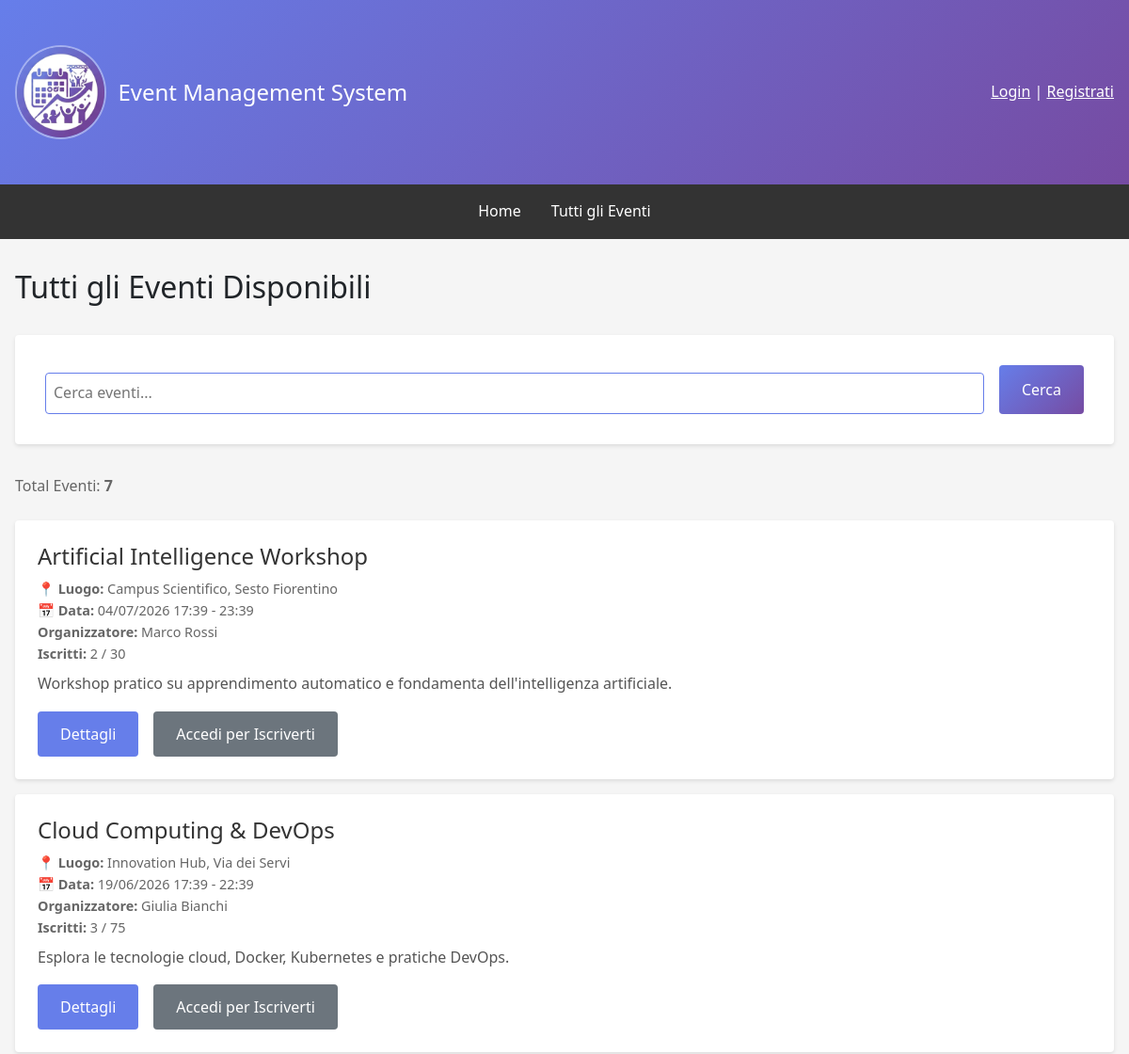
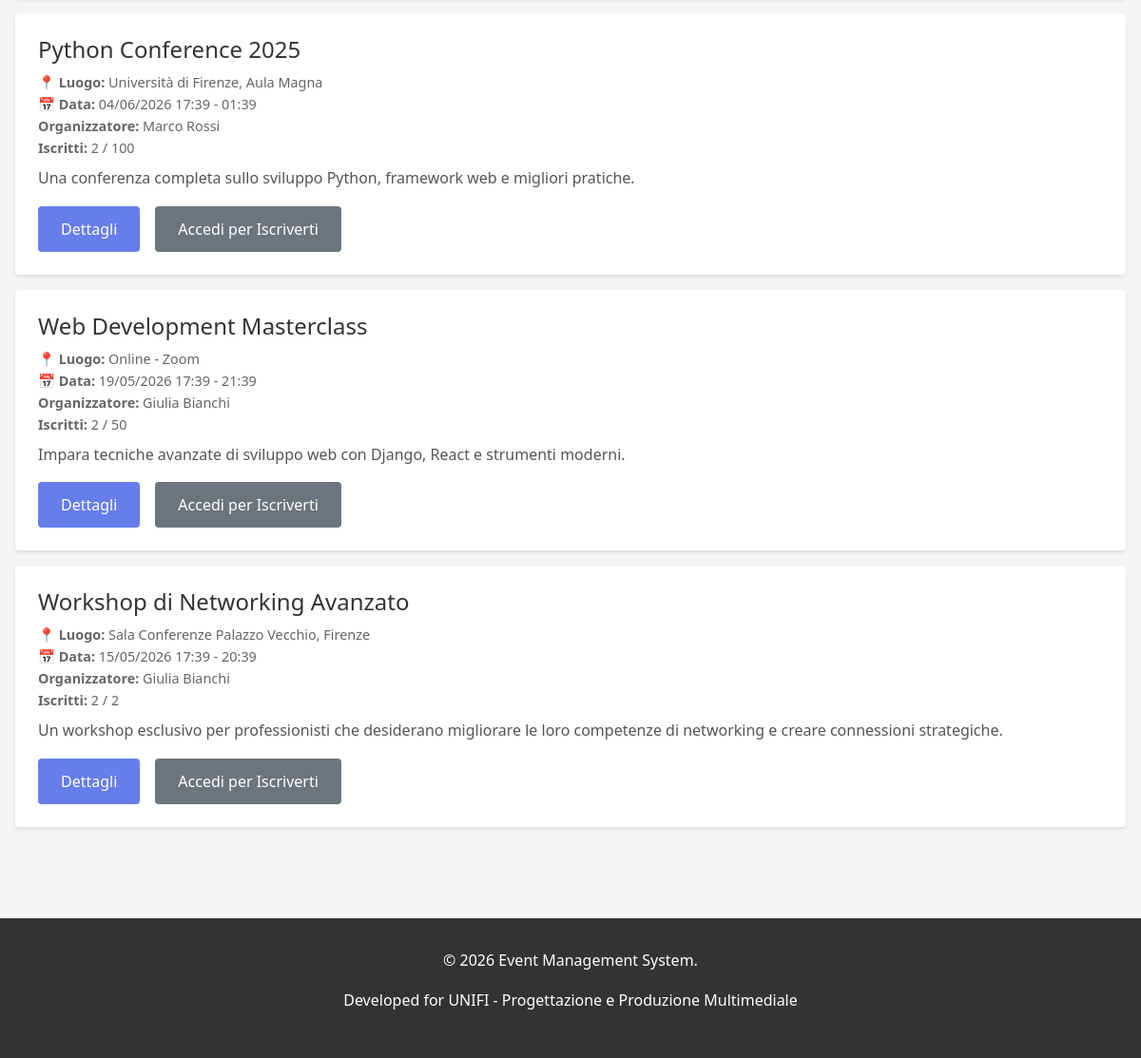
Page /events/ on the earlier database version (2 pictures, top to bottom).
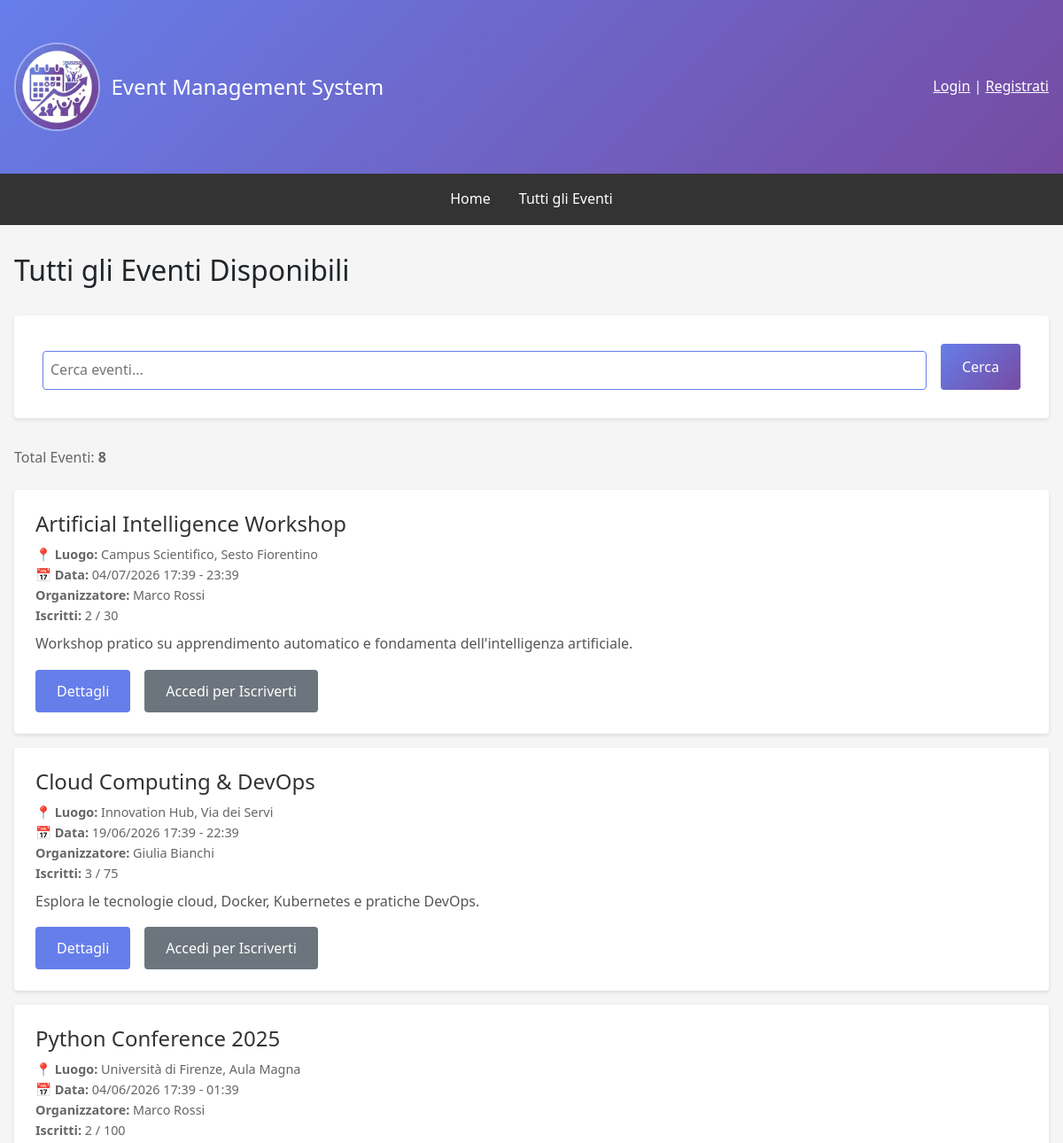
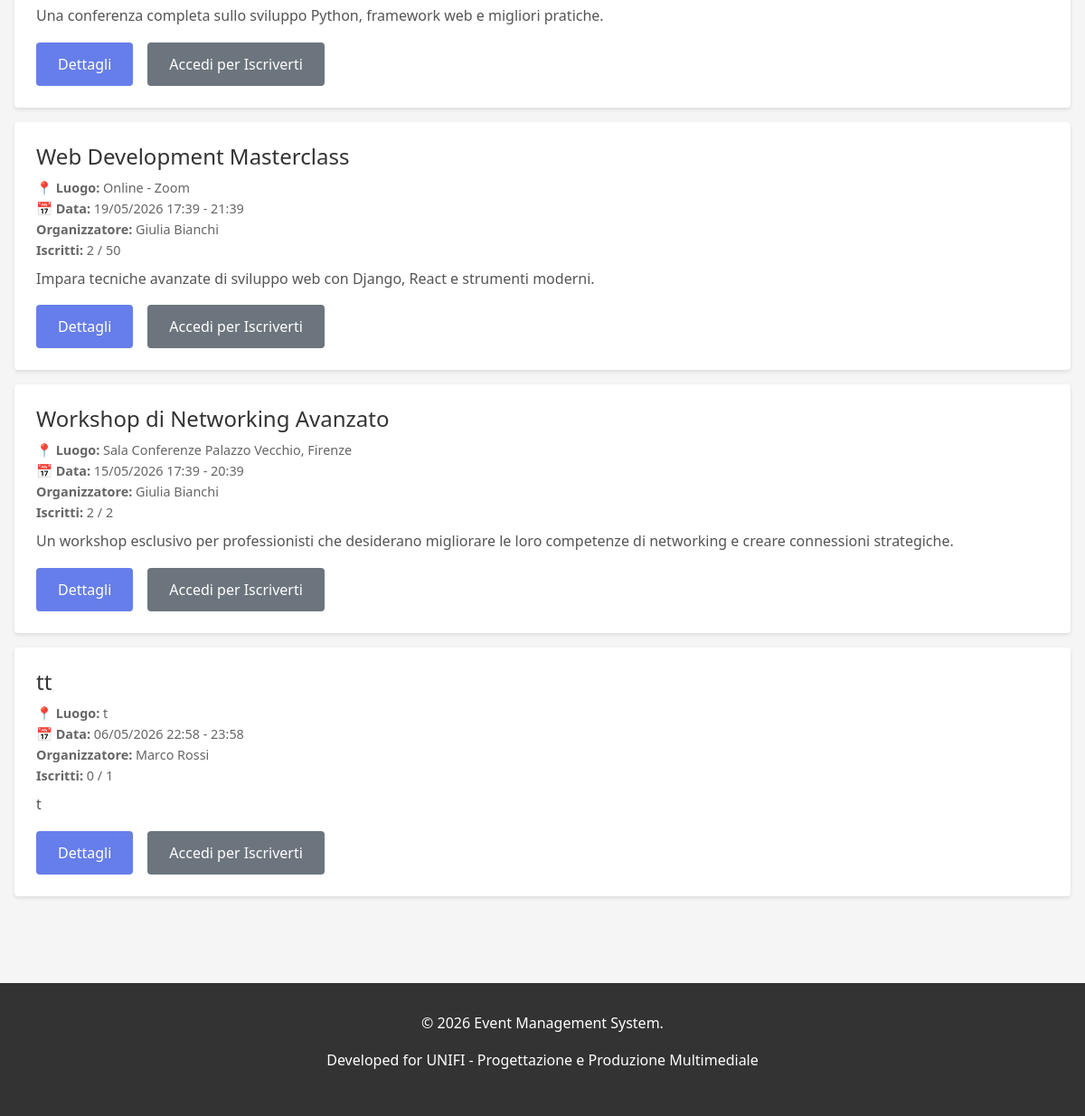
Same page on the later database version (2 pictures, top to bottom).
### events/models.py (models this page shows, shortened)
class Event(models.Model):
    STATUS_CHOICES = [('draft', 'Bozza'), ('published', 'Pubblicato'), ('ongoing', 'In Corso'), ('completed', 'Completato'), ('cancelled', 'Annullato')]
    title = models.CharField(max_length=200, verbose_name='Titolo')
    description = models.TextField(verbose_name='Descrizione')
    organizer = models.ForeignKey(User, on_delete=models.CASCADE, related_name='organized_events', verbose_name='Organizzatore')
    location = models.CharField(max_length=255, verbose_name='Luogo')
    start_date = models.DateTimeField(verbose_name='Data e Ora Inizio')
    end_date = models.DateTimeField(verbose_name='Data e Ora Fine')
    max_attendees = models.IntegerField(blank=True, verbose_name='Numero Massimo Partecipanti')
    image = models.ImageField(upload_to='event_images/', blank=True, null=True, verbose_name='Immagine')
    status = models.CharField(max_length=15, choices=STATUS_CHOICES, default='draft', verbose_name='Stato')
    created_at = models.DateTimeField(auto_now_add=True)
    updated_at = models.DateTimeField(auto_now=True)
    deleted_at = models.DateTimeField(null=True, blank=True, verbose_name='Eliminato il')
    class Meta:
        ordering = ['-start_date']
        permissions = [('can_create_event', 'Può creare eventi'), ('can_edit_own_events', 'Può modificare i propri eventi'), ('can_delete_own_events', 'Può eliminare i propri eventi'), ('can_view_attendees', 'Può visualizzare la lista dei partecipanti')]
    @property
    def get_confirmed_attendees_count(self):
        return self.eventregistration_set.filter(status='confirmed').count()

### events/views.py (the view)
# urls.py: path('', views.EventListView.as_view(), name='event_list'),
class EventListView(ListView):
    model = Event
    template_name = 'events/event_list.html'
    context_object_name = 'events'
    paginate_by = 10
    def get_queryset(self):
        queryset = Event.objects.filter(status='published', deleted_at__isnull=True).order_by('-start_date')
        query = self.request.GET.get('q')
        if query:
            queryset = queryset.filter(Q(title__icontains=query) | Q(description__icontains=query) | Q(location__icontains=query))
        return queryset
    def get_context_data(self, **kwargs):
        context = super().get_context_data(**kwargs)
        context['total_events'] = Event.objects.filter(status='published').count()
        if self.request.user.is_authenticated:
            user_registrations = EventRegistration.objects.filter(user=self.request.user).values_list('event_id', flat=True)
            context['registered_events'] = user_registrations
        return context

### templates/events/event_list.html (shortened to what this page needs)
{% extends 'base.html' %}
{% block content %}
<h2>Tutti gli Eventi Disponibili</h2>
<form method="get" class="search-form">
    <input type="text" name="q" placeholder="Cerca eventi..." value="{{ request.GET.q }}" aria-label="Cerca eventi">
    <button type="submit" class="btn" style="background: linear-gradient(135deg, #667eea 0%, #764ba2 100%);">Cerca</button>
</form>
<p style="color: #666; margin-bottom: 1.5rem;">
    Total Eventi: <strong>{{ total_events }}</strong>
</p>
{% if events %}
    {% for event in events %}
        <div class="event-card">
            <h3 class="event-title">{{ event.title }}</h3>
            <div class="event-meta">
                <strong>📍 Luogo:</strong> {{ event.location }}<br>
                <strong>📅 Data:</strong> {{ event.start_date|date:"d/m/Y H:i" }} - {{ event.end_date|date:"H:i" }}<br>
                <strong>Organizzatore:</strong> {{ event.organizer.get_full_name|default:event.organizer.username }}<br>
                <strong>Iscritti:</strong> {{ event.get_confirmed_attendees_count }}{% if event.max_attendees %} / {{ event.max_attendees }}{% endif %}
            </div>
            <p class="event-description">{{ event.description|truncatewords:30 }}</p>
            <div style="display: flex; gap: 1rem; flex-wrap: wrap;" class="event-card-buttons">
                <a href="{% url 'events:event_detail' event.pk %}" class="btn">Dettagli</a>
                {% if request.user.is_authenticated %}
                    {% if event.pk in registered_events %}
                        <span style="padding: 0.75rem; background-color: #28a745; color: white; border-radius: 4px;">✓ Iscritto</span>
                    {% else %}
                        <a href="{% url 'events:event_register' event.pk %}" class="btn btn-secondary">Iscriviti</a>
                    {% endif %}
                {% else %}
                    <a href="{% url 'users:login' %}" class="btn btn-secondary">Accedi per Iscriverti</a>
                {% endif %}
            </div>
        </div>
    {% endfor %}
{% else %}
    <p style="text-align: center; padding: 2rem; color: #666;">Nessun evento disponibile in questo momento.</p>
{% endif %}
{% endblock %}

### templates/base.html (shortened to what this page needs)
{% load static %}
<!DOCTYPE html>
<html lang="it">
<head>
    <link href="https://cdn.jsdelivr.net/npm/bootstrap@5.3.0/dist/css/bootstrap.min.css" rel="stylesheet">
</head>
<body>
    <header>
        <div class="container">
            <div class="header-content">
                <div class="header-logo">
                    <img src="{% static 'favicon.ico' %}" alt="Event Management System Logo">
                    <h1>Event Management System</h1>
                </div>
                <div class="user-info">
                    {% if user.is_authenticated %}
                        <span>Benvenuto, {{ user.first_name|default:user.username }}!</span>
                        <a href="{% url 'users:profile' %}" style="color: white; text-decoration: underline;">Profilo</a> |
                        <form method="post" action="{% url 'users:logout' %}" style="display: inline; margin: 0; padding: 0; background: none; border:none; outline: none; box-shadow: none;">
                            {% csrf_token %}
                            <button type="submit" style="background: none; border: none; color: white; text-decoration: underline; cursor: pointer; padding: 0; font: inherit; outline: none; box-shadow: none;">
                                Logout
                            </button>
                        </form>
                    {% else %}
                        <a href="{% url 'users:login' %}" style="color: white; text-decoration: underline;">Login</a> |
                        <a href="{% url 'users:register' %}" style="color: white; text-decoration: underline;">Registrati</a>
                    {% endif %}
                </div>
            </div>
        </div>
    </header>
    <nav>
        <div class="nav-links">
            <a href="{% url 'home' %}">Home</a>
            <a href="{% url 'events:event_list' %}">Tutti gli Eventi</a>
        </div>
    </nav>
    <div class="container">
        {% block content %}{% endblock %}
    </div>
    <footer>
        <p>&copy; 2026 Event Management System.</p>
        <p>Developed for UNIFI - Progettazione e Produzione Multimediale</p>
    </footer>
</body>
</html>

### templates/base.html (style rules this page uses)
* { margin: 0; padding: 0; box-sizing: border-box; }
body { font-family: 'Segoe UI', Tahoma, Geneva, Verdana, sans-serif; background-color: #f5f5f5; line-height: 1.6; }
header { background: linear-gradient(135deg, #667eea 0%, #764ba2 100%); color: white; padding: 1rem 0; }
.header-logo { display: flex; align-items: center; gap: 0.75rem; }
.header-logo img { height: 100px; width: auto; border: 2px solid rgb(255 255 255 / 0.4); border-radius: 50%; }
.header-logo h1 { margin: 0; font-size: 1.5rem; }
nav { background-color: #333; padding: 0; position: relative; transition: all 0.3s ease; }
.nav-links { display: flex; justify-content: center; padding: 0.5rem; transition: all 0.3s ease; }
nav a { display: inline-block; color: white; text-decoration: none; padding: 0.5rem 1rem; font-size: 1rem; transition: all 0.3s ease; }
.container { max-width: 1200px; margin: 0 auto; padding: 2rem 1rem; }
.header-content { display: flex; justify-content: space-between; align-items: center; }
.btn { display: inline-block; padding: 0.75rem 1.5rem; background-color: #667eea; color: white; text-decoration: none; border-radius: 4px; border: none; cursor: pointer; font-size: 1rem; }
.btn-secondary { background-color: #6c757d; }
footer { background-color: #333; color: white; text-align: center; padding: 2rem; margin-top: 3rem; }
.event-card { background: white; padding: 1.5rem; margin-bottom: 1rem; border-radius: 4px; box-shadow: 0 2px 4px rgba(0,0,0,0.1); }
.event-title { font-size: 1.5rem; margin-bottom: 0.5rem; color: #333; }
.event-meta { color: #666; font-size: 0.9rem; margin-bottom: 0.5rem; }
.event-description { color: #555; margin-bottom: 1rem; }
form { background: white; padding: 2rem; border-radius: 4px; box-shadow: 0 2px 4px rgba(0,0,0,0.1); }
input, textarea, select { width: 100%; padding: 0.5rem; margin-top: 0.5rem; border: 1px solid #ddd; border-radius: 4px; font-family: inherit; font-size: 1rem; }
.user-info { color: white; }

### templates/events/event_list.html (style rules this page uses)
.search-form { display: flex; gap: 1rem; margin: 2rem 0; flex-wrap: wrap; }
.search-form input { flex: 1; min-width: 200px; border: 1px solid #667eea; }
.search-form button { white-space: nowrap; }

Differences in the rows shown:
added Event: title "tt", location "t", start_date "06/05/2026 22:58", end_date "23:58", organizer.get_full_name "Marco Rossi", get_confirmed_attendees_count "0", max_attendees "1", description "t"
Other differences:
{{ total_events }}: "7" → "8"
